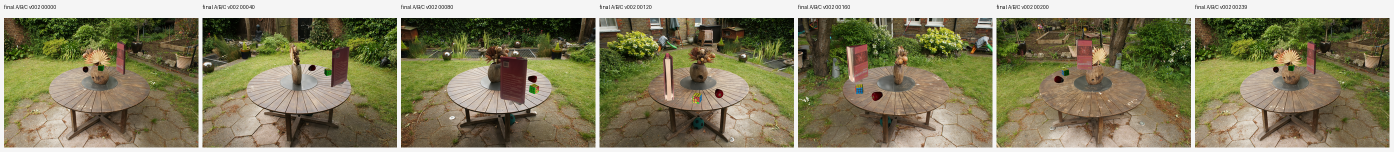
#> input picture report/assets/fusion_blender_alpha.png, 2787 x 303 px, given in place of it3000-0.png, which was not available (shown at 1/2 size)
$ python make_object_b_clean_assets.py
#> lines starting #> are read from the running program, lines starting #| are printed output that depends on the picture; pictures that were not available may be replaced by others from this repository, and a replacement may not be noted
#> in make_row_grid, `canvas = Image.new("RGB", (width, height), BG)`: canvas: PIL image 1224x1766 RGB; every value is 255
from pathlib import Path

from PIL import Image, ImageDraw, ImageFont


ROOT = Path(__file__).resolve().parents[1]
ASSET_DIR = ROOT / "report" / "assets"
FONT = ImageFont.truetype("/usr/share/fonts/truetype/dejavu/DejaVuSans.ttf", 28)
FONT_BOLD = ImageFont.truetype("/usr/share/fonts/truetype/dejavu/DejaVuSans-Bold.ttf", 30)
FONT_SMALL = ImageFont.truetype("/usr/share/fonts/truetype/dejavu/DejaVuSans.ttf", 22)

BG = (255, 255, 255)
LINE = (218, 224, 232)
TEXT = (30, 35, 42)
MUTED = (92, 99, 112)


def img(rel: str) -> Image.Image:
    return Image.open(ROOT / rel).convert("RGB")
#> returned value is the input picture: PIL image 2787x303 RGB; mean R, G, B 135.5, 130.4, 100.2


# [9 lines left out: function corner_background, not called in this run]


def fit(im: Image.Image, width: int, height: int, bg: tuple[int, int, int] = BG) -> Image.Image:
#> called with width = 940, height = 320, bg = (255, 255, 255)
    scale = min(width / im.width, height / im.height)
#> scale = 0.337
    new_size = (max(1, int(im.width * scale)), max(1, int(im.height * scale)))
#> new_size = (940, 102)
    resized = im.resize(new_size, Image.Resampling.LANCZOS)
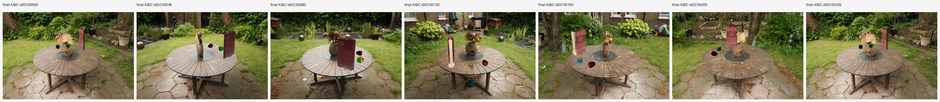
#> resized: PIL image 940x102 RGB; mean R, G, B 135.5, 130.4, 100.2
    canvas = Image.new("RGB", (width, height), bg)
#> canvas: PIL image 940x320 RGB; every value is 255
    x = (width - resized.width) // 2
#> x = 0
    y = (height - resized.height) // 2
#> y = 109
    canvas.paste(resized, (x, y))
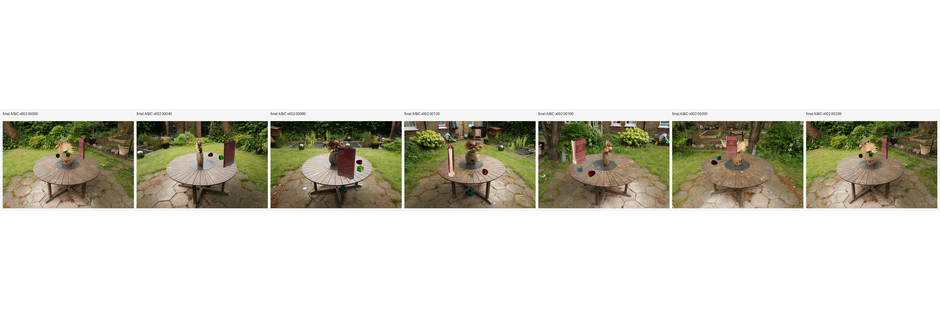
#> canvas: PIL image 940x320 RGB; mean R, G, B 216.9, 215.3, 205.6
    return canvas


def draw_label(draw: ImageDraw.ImageDraw, xy: tuple[int, int], text: str, font=FONT_BOLD, fill=TEXT) -> None:
    draw.text(xy, text, font=font, fill=fill)


def make_row_grid(
    out_name: str,
    columns: list[str],
    rows: list[tuple[str, list[str]]],
    cell_w: int = 560,
    cell_h: int = 190,
    label_w: int = 260,
) -> None:
    pad = 18
    header_h = 58
    row_gap = 18
    width = label_w + len(columns) * cell_w + (len(columns) + 2) * pad
    height = header_h + len(rows) * (cell_h + row_gap) + pad
    canvas = Image.new("RGB", (width, height), BG)
    draw = ImageDraw.Draw(canvas)

    x0 = label_w + 2 * pad
    for i, col in enumerate(columns):
        draw.text((x0 + i * cell_w + 10, 16), col, font=FONT_BOLD, fill=TEXT)
    draw.line((pad, header_h - 8, width - pad, header_h - 8), fill=LINE, width=2)

    y = header_h
    for label, sources in rows:
        draw.text((pad, y + 12), label, font=FONT_BOLD, fill=TEXT)
        for i, src in enumerate(sources):
            panel = fit(img(src), cell_w - 10, cell_h)
            x = x0 + i * cell_w
            canvas.paste(panel, (x, y))
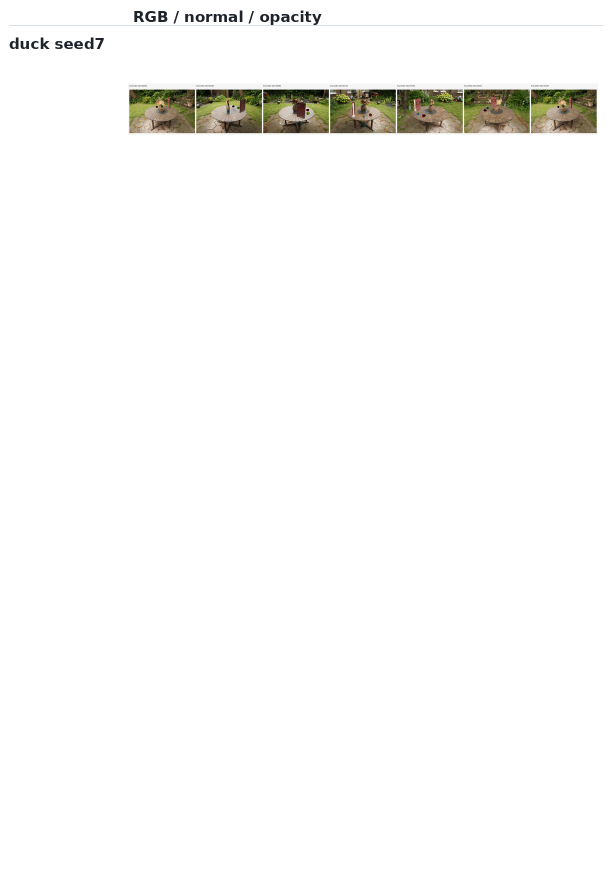
#> canvas: PIL image 1224x1766 RGB (shown at 1/2 size); mean R, G, B 249.1, 248.9, 247.6
            draw.rectangle((x, y, x + cell_w - 10, y + cell_h), outline=LINE, width=1)
        y += cell_h + row_gap
#> pass 2 of the loop in make_row_grid, `for label, sources in rows:`:
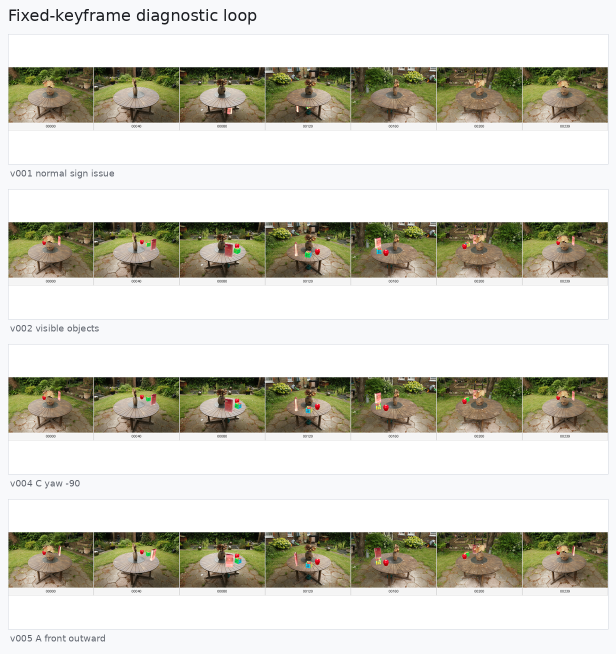
#> input picture report/assets/fusion_iteration_grid.png, 1232 x 1308 px, given in place of it1000-0.png, which was not available (shown at 1/2 size)
#> in img, returned value is the input picture: PIL image 1232x1308 RGB; mean R, G, B 206.3, 204.6, 193.1
#> scale = 0.245
#> new_size = (301, 320)
#> resized: PIL image 301x320 RGB
#> in fit (call 2), `canvas.paste(resized, (x, y))`:
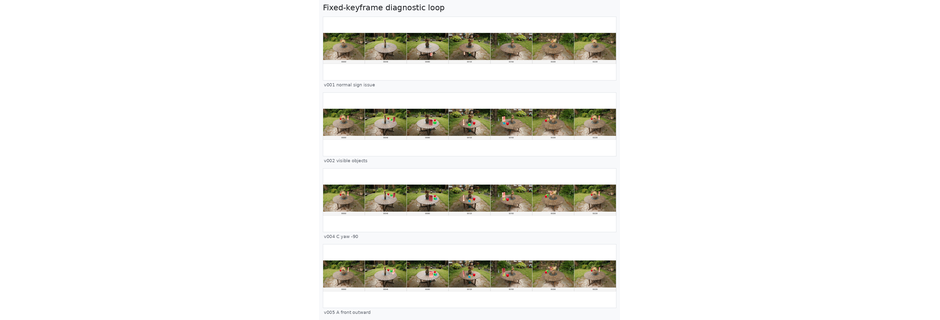
#> canvas: PIL image 940x320 RGB; mean R, G, B 239.3, 238.8, 235.1
#> in make_row_grid, `canvas.paste(panel, (x, y))`:
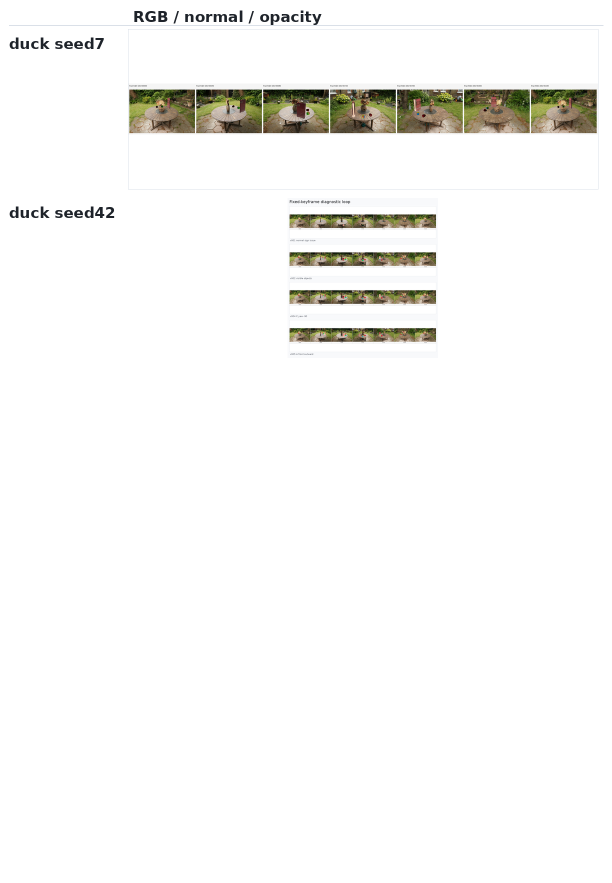
#> canvas: PIL image 1224x1766 RGB (shown at 1/2 size); mean R, G, B 246.7, 246.5, 244.6

    canvas.save(ASSET_DIR / out_name, quality=95)


# [51 lines left out: functions make_column_grid, make_wrapped_checkpoint_grid, not called in this run]


def make_early_targets() -> None:
    rows = [
        (
            "duck seed7",
            [
                "outputs/aigc_assets/object_B_text_to_3d/final/dreamfusion-sd/rubber_duck_simple_seed7_g70_3000steps@20260531-184143/save/it3000-0.png",
            ],
        ),
        (
            "duck seed42",
            [
                "outputs/aigc_assets/object_B_text_to_3d/final/dreamfusion-sd/rubber_duck_simple_seed42_g70_3000steps@20260531-190238/save/it1000-0.png",
            ],
        ),
        (
            "duck long",
            [
                "outputs/aigc_assets/object_B_text_to_3d/final/dreamfusion-sd/rubber_duck_formal_10000steps@20260531-171926/save/it7000-0.png",
            ],
        ),
        (
            "cone seed7",
            [
                "outputs/aigc_assets/object_B_text_to_3d/final/dreamfusion-sd/traffic_cone_seed7_g70_resume1500_to_3000steps@20260602-180305/save/it3000-0.png",
            ],
        ),
        (
            "white-ring",
            [
                "outputs/aigc_assets/object_B_text_to_3d/final/dreamfusion-sd/traffic_cone_seed7_white_painted_ring_targeted_1000steps@20260603-0920/save/it500-0.png",
            ],
        ),
    ]
    make_row_grid("object_B_early_targets_clean.png", ["RGB / normal / opacity"], rows, cell_w=950, cell_h=320, label_w=220)


# [161 lines left out: functions make_dreamfusion_rubik, make_magic3d_blackening, make_geometry_prior, make_apple, not called in this run]


def main() -> None:
    ASSET_DIR.mkdir(parents=True, exist_ok=True)
    make_early_targets()
    make_dreamfusion_rubik()
    make_magic3d_blackening()
    make_geometry_prior()
    make_apple()


if __name__ == "__main__":
#> (the run stopped early here; a loop or call above may not have finished)
